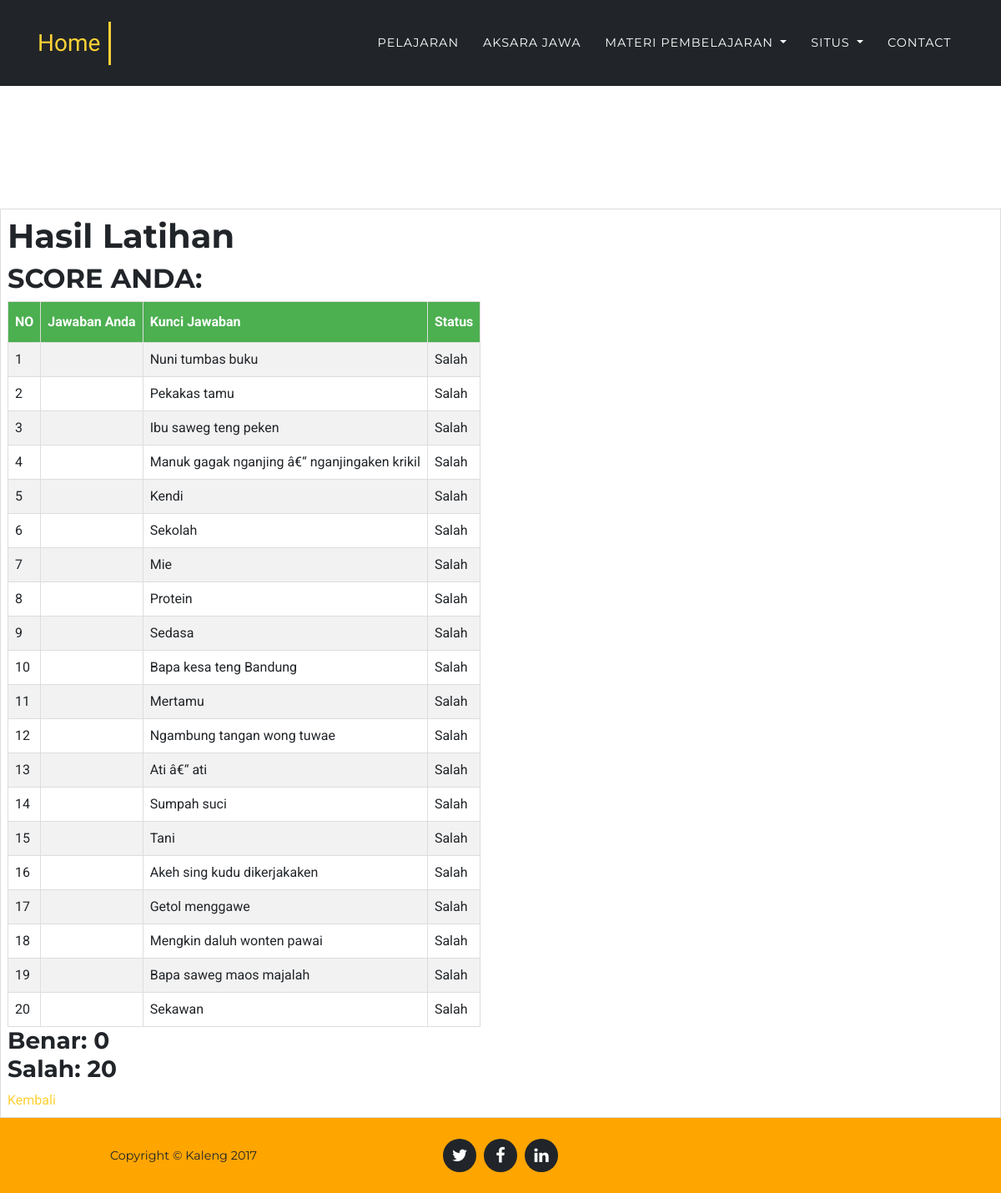
Page /result_lat_mudah.php on the committed database.
### tables this page shows
CREATE TABLE `soal_mudah` (
  `no` int(11) NOT NULL,
  `soal` text NOT NULL,
  `a` varchar(1000) NOT NULL,
  `b` varchar(1000) NOT NULL,
  `c` varchar(1000) NOT NULL,
  `d` varchar(1000) NOT NULL,
  `kunci` varchar(1000) NOT NULL
);

### result_lat_mudah.php (the view, shortened to what this page needs)
<?php
$Id_User = isset($_SESSION['Id_User']) ? $_SESSION['Id_User'] : false;
$Id_Admin = isset($_SESSION['Id_Admin']) ? $_SESSION['Id_Admin'] : false;
$jawab = $_SESSION['jawab'];
?>
<?php
    include 'koneksi kuis.php';
?>
<!DOCTYPE html>
<html lang="en">
  <head>
    <link rel="stylesheet" type="text/css" href="css/login.css">
    <link href="vendor/bootstrap/css/bootstrap.min.css" rel="stylesheet">
    <link href="vendor/font-awesome/css/font-awesome.min.css" rel="stylesheet" type="text/css">
    <link href="css/agency.min.css" rel="stylesheet">
  </head>
  <body id="page-top">
    <nav class="navbar navbar-expand-lg navbar-dark fixed-top" id="mainNav" style="background-color: #212529;">
      <div class="container">
        <a class="navbar-brand js-scroll-trigger" href="index.php?page=home" style="border-right-style: solid; padding-right: 10px">Home</a>
        <div class="collapse navbar-collapse" id="navbarResponsive">
          <ul class="navbar-nav text-uppercase ml-auto">
          <?php
          if($Id_Admin){
            echo "<li class='nav-item dropdown'>
                      <a class='nav-link dropdown-toggle' href='#' id='navbarDropdownPortfolio' data-toggle='dropdown' aria-haspopup='true' aria-expanded='false'>
                        Pelajaran
                      </a>
                      <div class='dropdown-menu dropdown-menu-right' aria-labelledby='navbarDropdownPortfolio'>
                        <a class='dropdown-item' href='index.php?page=kelola_pel'>Kelola Pelajaran</a>
                      </div>
                    </li>";
            }
          else if($Id_User){
            echo "<li class='nav-item'>
                    <a class='nav-link js-scroll-trigger' href='index.php?page=pelajaran'>Pelajaran</a>
                  </li>";
            }
          else{
            echo "<li class='nav-item'>
                    <a class='nav-link js-scroll-trigger' href='index.php?page=pelajaran'>Pelajaran</a>
                  </li>";
          }
          ?>
            <li class="nav-item">
              <a class="nav-link js-scroll-trigger" href="index.php?page=aksara">Aksara Jawa</a>
            </li>
            <?php
            if($Id_User){
               echo "<li class='nav-item dropdown'>
                      <a class='nav-link dropdown-toggle' href='#' id='navbarDropdownPortfolio' data-toggle='dropdown' aria-haspopup='true' aria-expanded='false'>
                        Materi Pembelajaran
                      </a>
                      <div class='dropdown-menu dropdown-menu-right' aria-labelledby='navbarDropdownPortfolio'>
                        <a class='dropdown-item' href='index.php?page=mudah'>Mudah (easy)</a>
                        <a class='dropdown-item' href='index.php?page=sedang'>Sedang (medium)</a>
                        <a class='dropdown-item' href='index.php?page=sulit'>Sulit (hard)</a>
                        <a class='dropdown-item' href='index.php?page=index_kuis&id_user=$_SESSION[Id_User]'>Kuis</a>
                      </div>
                    </li>
                    <li class='nav-item dropdown'>
                      <a class='nav-link dropdown-toggle' href='#' id='navbarDropdownPortfolio' data-toggle='dropdown' aria-haspopup='true' aria-expanded='false'>
                        Situs
                      </a>
                      <div class='dropdown-menu dropdown-menu-right' aria-labelledby='navbarDropdownPortfolio'>
                        <a class='dropdown-item' href='index.php?page=apaitu'>Apa itu 'Belajar Bahasa Indramayu'</a>
                        <a class='dropdown-item' href='index.php?page=pertanyaan'>Daftar Pertanyaan Populer</a>
                      </div>
                    </li>
                    <li class='nav-item'>
                      <a class='nav-link js-scroll-trigger' href='index.php?page=contact' style='margin-right: -50px'>Contact</a>
                    </li>
                    ";
            }
            else{
                echo "<li class='nav-item dropdown'>
                        <a class='nav-link dropdown-toggle' href='#' id='navbarDropdownPortfolio' data-toggle='dropdown' aria-haspopup='true' aria-expanded='false'>
                          Materi Pembelajaran
                        </a>
                        <div class='dropdown-menu dropdown-menu-right' aria-labelledby='navbarDropdownPortfolio'>
                          <a class='dropdown-item' href='index.php?page=mudah'>Mudah (easy)</a>
                          <a class='dropdown-item' href='index.php?page=sedang'>Sedang (medium)</a>
                          <a class='dropdown-item' href='index.php?page=sulit'>Sulit (hard)</a>
                          <a class='dropdown-item' href='kuisfail.php' name=''>Kuis</a>
                        </div>
                      </li>
                      <li class='nav-item dropdown'>
                        <a class='nav-link dropdown-toggle' href='#' id='navbarDropdownPortfolio' data-toggle='dropdown' aria-haspopup='true' aria-expanded='false'>
                          Situs
                        </a>
                        <div class='dropdown-menu dropdown-menu-right' aria-labelledby='navbarDropdownPortfolio'>
                          <a class='dropdown-item' href='index.php?page=apaitu'>Apa itu 'Belajar Bahasa Indramayu'</a>
                          <a class='dropdown-item' href='index.php?page=pertanyaan'>Daftar Pertanyaan Populer</a>
                        </div>
                      </li>
                      <li class='nav-item'>
                        <a class='nav-link js-scroll-trigger' href='index.php?page=contact'>Contact</a>
                      </li>
                      ";
            }
            ?>
          </ul>
        </div>
      </div>
    </nav>
  <table border="1" id="content" align="center" style="margin-top: 250px;">
    <tr bgcolor="white">
        <td>
    <h1 class="hasil">Hasil Latihan</h1>
    <h2>SCORE ANDA: <?php echo $_SESSION['score']; ?></h2>
    <table border="1">
        <tr>
            <th>NO</th>
            <th>Jawaban Anda</th>
            <th>Kunci Jawaban</th>
            <th>Status</td>
        </tr>
        <?php
            $i = 0;
            $benar = $salah = 0;
            $sql = mysqli_query($koneksi,"select * from soal_mudah");
            while($key = mysqli_fetch_array($sql)){
        ?>
        <tr>
            <td><?php echo $i+1; ?></td>
            <td><?php echo $jawab[$i] ?></td>
            <td><?php echo $key['kunci']; ?></td>
            <td>
                <?php
                    if ($jawab[$i] == $key['kunci']) {
                        echo "Benar";
                        $benar++;
                    }else{
                        echo "Salah";
                        $salah++;
                    }
                 ?>
            </td>
        </tr>
        <?php
                $i++;
            }
         ?>
    </table>
    <h3>Benar: <?php echo $benar; ?><br>
    Salah: <?php echo $salah; ?></h3>
    <a href="index.php?page=mudah">Kembali</a>
    <footer style="background: orange">
      <div class="container">
        <div class="row">
          <div class="col-md-4">
            <span class="copyright">Copyright &copy; Kaleng 2017</span>
          </div>
          <div class="col-md-4">
            <ul class="list-inline social-buttons">
              <li class="list-inline-item">
                <a href="#">
                  <i class="fa fa-twitter"></i>
                </a>
              </li>
              <li class="list-inline-item">
                <a href="#">
                  <i class="fa fa-facebook"></i>
                </a>
              </li>
              <li class="list-inline-item">
                <a href="#">
                  <i class="fa fa-linkedin"></i>
                </a>
              </li>
            </ul>
          </div>
        </div>
      </div>
    </footer>
</body>
</html>

### css/login.css (style rules this page uses)
* { font-family: 'Roboto', sans-serif; }

### result_lat_mudah.php (style rules this page uses)
#content { font-family: "Trebuchet MS", Arial, Helvetica, sans-serif; border-collapse: collapse; width: 100%; }
#content td, #content th { border: 1px solid #ddd; padding: 8px; }
#content tr:nth-child(even) { background-color: #f2f2f2; }
#content th { padding-top: 12px; padding-bottom: 12px; text-align: left; background-color: #4CAF50; color: white; }

### rows in the picture
soal_mudah: kunci "Nuni tumbas buku", shows "Salah"
soal_mudah: kunci "Pekakas tamu", shows "Salah"
soal_mudah: kunci "Ibu saweg teng peken", shows "Salah"
soal_mudah: kunci "Manuk gagak nganjing â€“ nganjingaken krikil", shows "Salah"
soal_mudah: kunci "Kendi", shows "Salah"
soal_mudah: kunci "Sekolah", shows "Salah"
soal_mudah: kunci "Mie", shows "Salah"
soal_mudah: kunci "Protein", shows "Salah"
soal_mudah: kunci "Sedasa", shows "Salah"
soal_mudah: kunci "Bapa kesa teng Bandung", shows "Salah"
soal_mudah: kunci "Mertamu", shows "Salah"
soal_mudah: kunci "Ngambung tangan wong tuwae", shows "Salah"
soal_mudah: kunci "Ati â€“ ati", shows "Salah"
soal_mudah: kunci "Sumpah suci", shows "Salah"
soal_mudah: kunci "Tani", shows "Salah"
soal_mudah: kunci "Akeh sing kudu dikerjakaken", shows "Salah"
soal_mudah: kunci "Getol menggawe", shows "Salah"
soal_mudah: kunci "Mengkin daluh wonten pawai", shows "Salah"
soal_mudah: kunci "Bapa saweg maos majalah", shows "Salah"
soal_mudah: kunci "Sekawan", shows "Salah"

### other values in the picture
$benar "0"
$salah "20"
